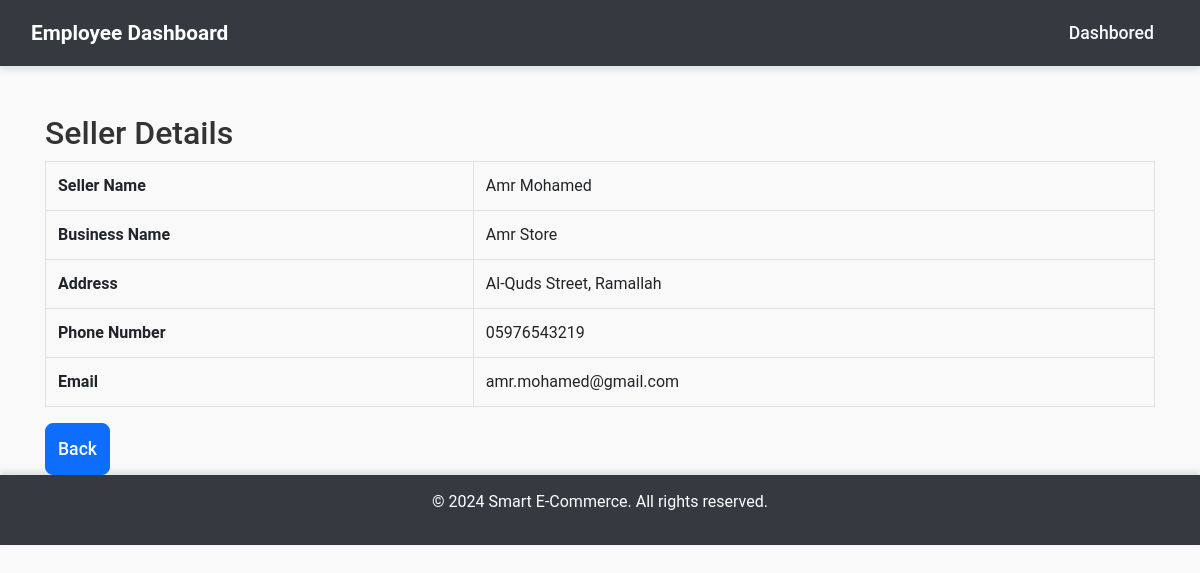
/emp_seller_details.php?sellerId=2385003204 (signed in), run on the app's committed database.
### tables this page shows
CREATE TABLE `sellers` (
  `SellerID` varchar(50) NOT NULL,
  `SellerName` varchar(255) DEFAULT NULL,
  `BusinessName` varchar(255) DEFAULT NULL,
  `S_Address` varchar(255) DEFAULT NULL,
  `S_PhoneNumber` varchar(15) DEFAULT NULL,
  `SellerEmail` varchar(255) DEFAULT NULL,
  `IBAN` varchar(50) DEFAULT NULL,
  `SecurityQuestion` varchar(255) NOT NULL,
  `SecurityAnswer` varchar(255) NOT NULL
);

### emp_seller_details.php (the view, shortened to what this page needs)
<?php
require 'database.php';
function getSellerDetails($sellerId)
{
    global $pdo;
    $query = "SELECT * FROM sellers WHERE SellerID = :sellerId";
    try {
        $stmt = $pdo->prepare($query);
        $stmt->bindParam(':sellerId', $sellerId, PDO::PARAM_INT);
        $stmt->execute();
        return $stmt->fetch(PDO::FETCH_ASSOC);
    } catch (PDOException $e) {
        error_log("Error fetching seller details: " . $e->getMessage());
        return [];
    }
}
$sellerId = filter_input(INPUT_GET, 'sellerId', FILTER_VALIDATE_INT);
$sellerDetails = null;
if ($sellerId) {
    $sellerDetails = getSellerDetails($sellerId);
} else {
    $errorMsg = "Invalid seller ID.";
}
?>
<!DOCTYPE html>
<html lang="en">
<head>
    <link rel="stylesheet" href="https://stackpath.bootstrapcdn.com/bootstrap/4.5.2/css/bootstrap.min.css">
    <link rel="stylesheet" href="emp.css">
</head>
<body>
    <nav class="navbar navbar-expand-lg navbar-dark">
        <div class="container-fluid">
            <a class="navbar-brand">Employee Dashboard</a>
                <ul class="navbar-nav ms-auto">
                    <li class="nav-item">
                        <a class="nav-link" href="employee_homepage.php">
                            <i class="fa-solid fa-right-from-bracket"></i> Dashbored
                        </a>
                    </li>
                </ul>
        </div>
    </nav>
    <div class="container mt-5">
        <h2>Seller Details</h2>
        <?php if ($sellerDetails): ?>
            <table class="table table-bordered">
                <tr>
                    <th>Seller Name</th>
                    <td><?php echo htmlspecialchars($sellerDetails['SellerName']); ?></td>
                </tr>
                <tr>
                    <th>Business Name</th>
                    <td><?php echo htmlspecialchars($sellerDetails['BusinessName']); ?></td>
                </tr>
                <tr>
                    <th>Address</th>
                    <td><?php echo htmlspecialchars($sellerDetails['S_Address']); ?></td>
                </tr>
                <tr>
                    <th>Phone Number</th>
                    <td><?php echo htmlspecialchars($sellerDetails['S_PhoneNumber']); ?></td>
                </tr>
                <tr>
                    <th>Email</th>
                    <td><?php echo htmlspecialchars($sellerDetails['SellerEmail']); ?></td>
                </tr>
            </table>
        <?php else: ?>
            <p>No seller details available.</p>
        <?php endif; ?>
        <a href="emp_sellers_manage.php" class="btn btn-primary">Back</a>
    </div>
    <footer>
        <p>&copy; 2024 Smart E-Commerce. All rights reserved.</p>
    </footer>
</body>
</html>

### emp.css (style rules this page uses)
body { background-color: #f9f9f9; font-family: 'Roboto', sans-serif; color: #333; margin: 0; padding: 0; }
.navbar { background-color: #343a40; box-shadow: 0 4px 6px rgba(0, 0, 0, 0.1); }
.navbar-brand { color: white; font-weight: 600; font-size: 1.3rem; transition: color 0.3s ease; }
.navbar-nav .nav-item .nav-link { color: #f8f9fa; font-size: 1.1rem; font-weight: 500; padding: 12px 15px; transition: color 0.3s ease, background-color 0.3s ease; }
.container { margin-top: 60px; }
.btn-primary { background-color: #0d6efd; border-color: #0d6efd; padding: 12px; font-size: 1.1rem; font-weight: 500; border-radius: 8px; transition: background-color 0.3s ease, border-color 0.3s ease; }
footer { background-color: #343a40; color: white; padding: 15px 0; text-align: center; box-shadow: 0 -4px 6px rgba(0, 0, 0, 0.1); }

### data on the page
sellers: SellerName "Amr Mohamed", BusinessName "Amr Store", S_Address "Al-Quds Street, Ramallah", S_PhoneNumber "05976543219", SellerEmail "amr.mohamed@gmail.com"
